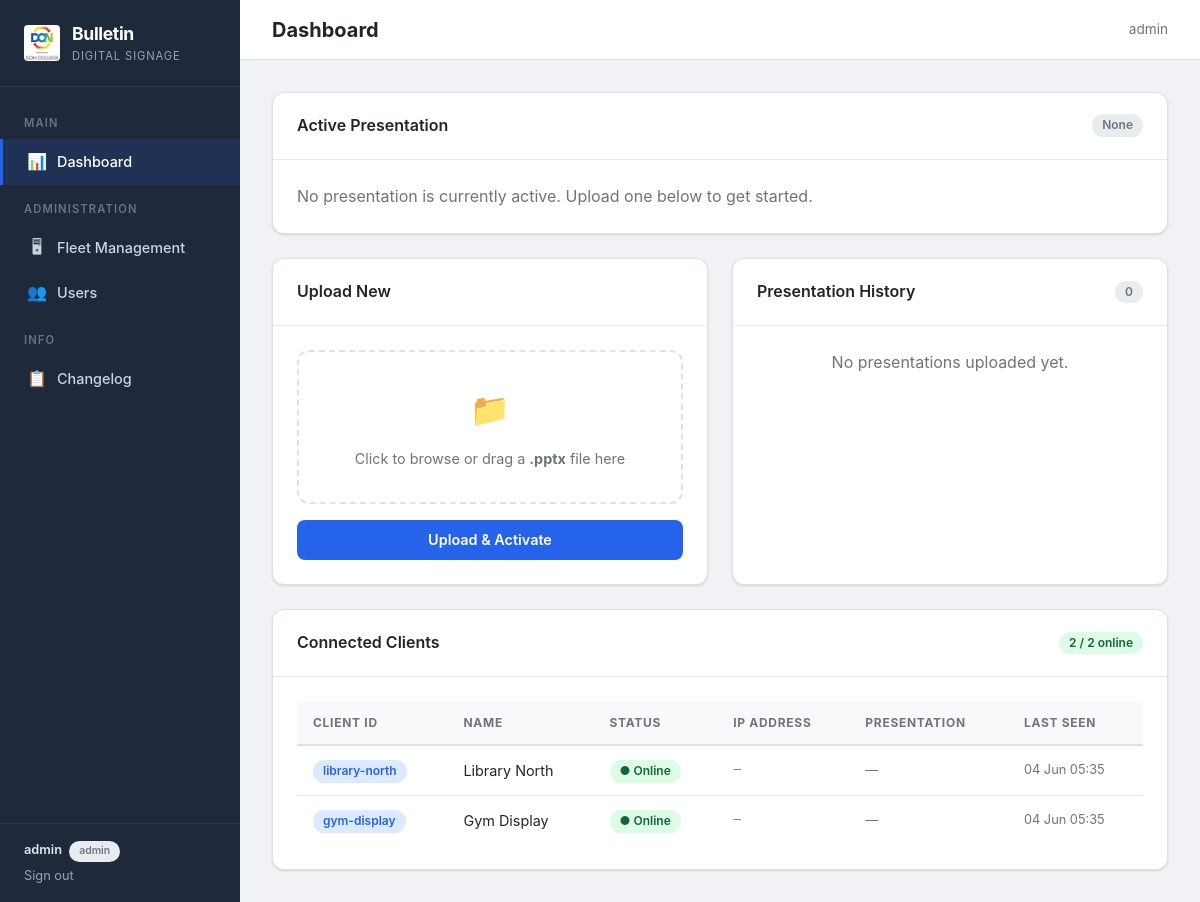
The page /dashboard (signed in) on the database its author committed.
### app.py (models this page shows, shortened)
class User(UserMixin, db.Model):
    id = db.Column(db.Integer, primary_key=True)
    username = db.Column(db.String(80), unique=True, nullable=False)
    password_hash = db.Column(db.String(256), nullable=False)
    role = db.Column(db.String(20), nullable=False, default='operator')  # 'admin' or 'operator'
    created_at = db.Column(db.DateTime, default=datetime.utcnow)
    def is_admin(self):
        return self.role == 'admin'

class ClientDevice(db.Model):
    id = db.Column(db.Integer, primary_key=True)
    client_id = db.Column(db.String(64), unique=True, nullable=True)  # User-assigned friendly ID (e.g. "library-north")
    name = db.Column(db.String(128), nullable=False, default='Unnamed Device')
    ip_address = db.Column(db.String(45))
    mac_address = db.Column(db.String(17))
    last_seen = db.Column(db.DateTime)
    is_online = db.Column(db.Boolean, default=False)
    cpu_temp = db.Column(db.Float)
    uptime_seconds = db.Column(db.Integer)
    active_presentation = db.Column(db.String(256))
    socket_id = db.Column(db.String(128))  # WebSocket SID for targeted commands
    api_key = db.Column(db.String(64), unique=True, nullable=True)  # Auth key for WebSocket registration
    registered_at = db.Column(db.DateTime)  # When the client first registered

### app.py (the view)
@app.route('/dashboard')
@login_required
def dashboard():
    slideshows = Slideshow.query.order_by(Slideshow.uploaded_at.desc()).all()
    active = Slideshow.query.filter_by(is_active=True).first()
    clients = ClientDevice.query.all()
    return render_template('dashboard.html',
                           slideshows=slideshows,
                           active_slideshow=active,
                           clients=clients,
                           User=User)

### app.py (called while the page is built)
@login_manager.user_loader
def load_user(user_id):
    return User.query.get(int(user_id))

### templates/dashboard.html (shortened to what this page needs)
<!DOCTYPE html>
<html>
<head>
    <link rel="stylesheet" href="{{ url_for('static', filename='style.css') }}">
</head>
<body>
    <div class="shell">
        <nav class="sidebar">
            <div class="sidebar__brand">
                <img src="{{ url_for('static', filename='donlogo.jpg') }}" alt="Don College">
                <div>
                    <div class="sidebar__brand-text">Bulletin</div>
                    <div class="sidebar__brand-sub">Digital Signage</div>
                </div>
            </div>
            <div class="sidebar__nav">
                <div class="sidebar__section">Main</div>
                <a href="/dashboard" class="sidebar__link active">
                    <span class="sidebar__link-icon">📊</span> Dashboard
                </a>
                {% if current_user.is_admin() %}
                <div class="sidebar__section">Administration</div>
                <a href="/fleet" class="sidebar__link">
                    <span class="sidebar__link-icon">🖥</span> Fleet Management
                </a>
                <a href="/users" class="sidebar__link">
                    <span class="sidebar__link-icon">👥</span> Users
                </a>
                {% endif %}
                <div class="sidebar__section">Info</div>
                <a href="/changelog" class="sidebar__link">
                    <span class="sidebar__link-icon">📋</span> Changelog
                </a>
            </div>
            <div class="sidebar__footer">
                <div class="sidebar__user">{{ current_user.username }}
                    <span class="badge badge--muted" style="font-size:.65rem; margin-left:4px;">{{ current_user.role }}</span>
                </div>
                <a href="/logout" style="color:#94a3b8; font-size:.8rem;">Sign out</a>
            </div>
        </nav>
        <div class="main">
            <header class="header">
                <div class="header__title">Dashboard</div>
                <div class="header__actions">
                    <span class="header__user">{{ current_user.username }}</span>
                </div>
            </header>
            <div class="content">
                <div class="card" style="margin-bottom:24px;">
                    <div class="card__header">
                        <div class="card__title">Active Presentation</div>
                        {% if active_slideshow %}
                        <span class="badge badge--success">Live</span>
                        {% else %}
                        <span class="badge badge--muted">None</span>
                        {% endif %}
                    </div>
                    <div class="card__body">
                        {% if active_slideshow %}
                        <div style="display:flex; align-items:center; gap:20px;">
                            <div style="font-size:3rem;">📽️</div>
                            <div>
                                <div style="font-size:1.1rem; font-weight:600;">{{ active_slideshow.original_filename }}</div>
                                <div style="color:var(--text-muted); font-size:.85rem; margin-top:4px;">
                                    Uploaded {{ active_slideshow.uploaded_at.strftime('%d %b %Y at %H:%M') }}
                                    by {{ active_slideshow.uploader.username }}
                                </div>
                            </div>
                        </div>
                        {% else %}
                        <p style="color:var(--text-muted);">No presentation is currently active. Upload one below to get started.</p>
                        {% endif %}
                    </div>
                </div>
                <div style="display:grid; grid-template-columns: 1fr 1fr; gap:24px; margin-bottom:24px;">
                    <div class="card">
                        <div class="card__header">
                            <div class="card__title">Upload New</div>
                        </div>
                        <div class="card__body">
                            <form method="post" action="/upload" enctype="multipart/form-data">
                                <div class="upload-zone" onclick="document.getElementById('file-input').click()"
                                     ondragover="event.preventDefault(); this.style.borderColor='var(--primary)'"
                                     ondragleave="this.style.borderColor=''">
                                    <div class="upload-zone__icon">📁</div>
                                    <div class="upload-zone__text">
                                        Click to browse or drag a <strong>.pptx</strong> file here
                                    </div>
                                </div>
                                <button class="btn btn--primary" type="submit" style="width:100%; margin-top:16px;">
                                    Upload &amp; Activate
                                </button>
                            </form>
                        </div>
                    </div>
                    <div class="card">
                        <div class="card__header">
                            <div class="card__title">Presentation History</div>
                            <span class="badge badge--muted">{{ slideshows|length }}</span>
                        </div>
                        <div class="card__body" style="max-height:320px; overflow-y:auto; padding:0;">
                            {% if slideshows %}
                            <table style="font-size:.85rem;">
                                <thead>
                                    <tr>
                                        <th>File</th>
                                        <th>Date</th>
                                        <th></th>
                                    </tr>
                                </thead>
                                <tbody>
                                {% for s in slideshows %}
                                <tr {% if s.is_active %} style="background:var(--success-light);"{% endif %}>
                                    <td>
                                        <strong>{{ s.original_filename }}</strong>
                                        {% if s.is_active %}<span class="badge badge--success" style="margin-left:6px;">Active</span>{% endif %}
                                    </td>
                                    <td style="color:var(--text-muted); white-space:nowrap;">
                                        {{ s.uploaded_at.strftime('%d %b %H:%M') }}
                                    </td>
                                    <td style="text-align:right; white-space:nowrap;">
                                        <form method="post" action="/slideshow/{{ s.id }}/activate" style="display:inline;">
                                            <button class="btn btn--sm btn--ghost" type="submit" {% if s.is_active %}disabled{% endif %}>Set Active</button>
                                        </form>
                                        {% if current_user.is_admin() %}
                                        <form method="post" action="/slideshow/{{ s.id }}/delete" style="display:inline;"
                                              onsubmit="return confirm('Delete this presentation?');">
                                            <button class="btn btn--sm btn--danger" type="submit">Delete</button>
                                        </form>
                                        {% endif %}
                                    </td>
                                </tr>
                                {% endfor %}
                                </tbody>
                            </table>
                            {% else %}
                            <p style="color:var(--text-muted); padding:24px; text-align:center;">No presentations uploaded yet.</p>
                            {% endif %}
                        </div>
                    </div>
                </div>
                <div class="card">
                    <div class="card__header">
                        <div class="card__title">Connected Clients</div>
                        {% set online_count = clients|selectattr('is_online')|list|length %}
                        <span class="badge badge--{{ 'success' if online_count > 0 else 'muted' }}">
                            {{ online_count }} / {{ clients|length }} online
                        </span>
                    </div>
                    <div class="card__body">
                        {% if clients %}
                        <table style="font-size:.85rem;">
                            <thead>
                                <tr>
                                    <th>Client ID</th>
                                    <th>Name</th>
                                    <th>Status</th>
                                    <th>IP Address</th>
                                    <th>Presentation</th>
                                    <th>Last Seen</th>
                                </tr>
                            </thead>
                            <tbody>
                            {% for c in clients %}
                            <tr>
                                <td>
                                    {% if c.client_id %}
                                    <span class="badge badge--primary">{{ c.client_id }}</span>
                                    {% else %}
                                    <em style="color:var(--text-muted);">—</em>
                                    {% endif %}
                                </td>
                                <td>{{ c.name }}</td>
                                <td>
                                    {% if c.is_online %}
                                    <span class="badge badge--success">● Online</span>
                                    {% else %}
                                    <span class="badge badge--danger">○ Offline</span>
                                    {% endif %}
                                </td>
                                <td style="color:var(--text-muted); font-family:var(--font-mono); font-size:.8rem;">
                                    {{ c.ip_address or '—' }}
                                </td>
                                <td style="color:var(--text-muted); font-size:.8rem;">
                                    {{ c.active_presentation or '—' }}
                                </td>
                                <td style="color:var(--text-muted); font-size:.8rem;">
                                    {% if c.last_seen %}{{ c.last_seen.strftime('%d %b %H:%M') }}{% else %}Never{% endif %}
                                </td>
                            </tr>
                            {% endfor %}
                            </tbody>
                        </table>
                        {% endif %}
                    </div>
                </div>
            </div>
        </div>
    </div>
</body>
</html>

### rows shown on the page
User: username "admin", role "admin"
ClientDevice: client_id "library-north", name "Library North", is_online "● Online", ip_address "—", active_presentation "—", last_seen "04 Jun 05:35"
ClientDevice: client_id "gym-display", name "Gym Display", is_online "● Online", ip_address "—", active_presentation "—", last_seen "04 Jun 05:35"

### other values the page prints
{{ slideshows|length }} "0"
{{ online_count }} "2"
{{ clients|length }} "2"
